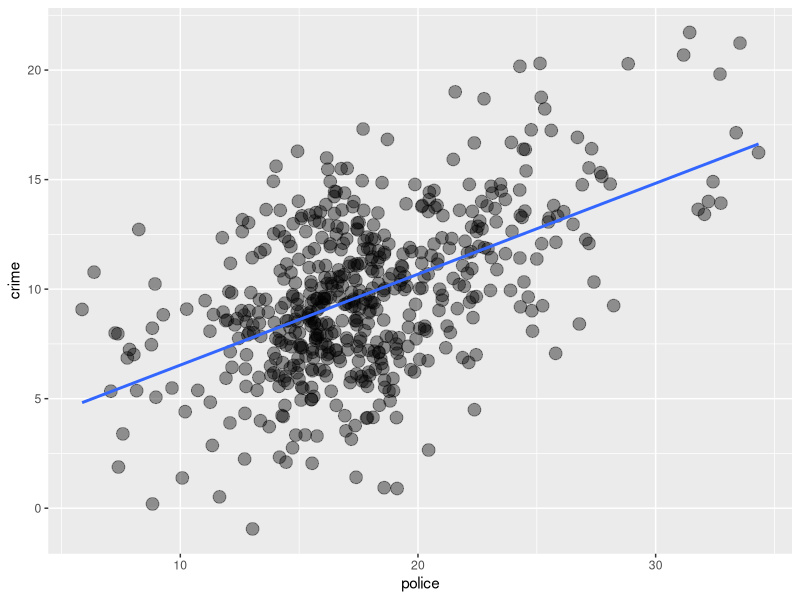
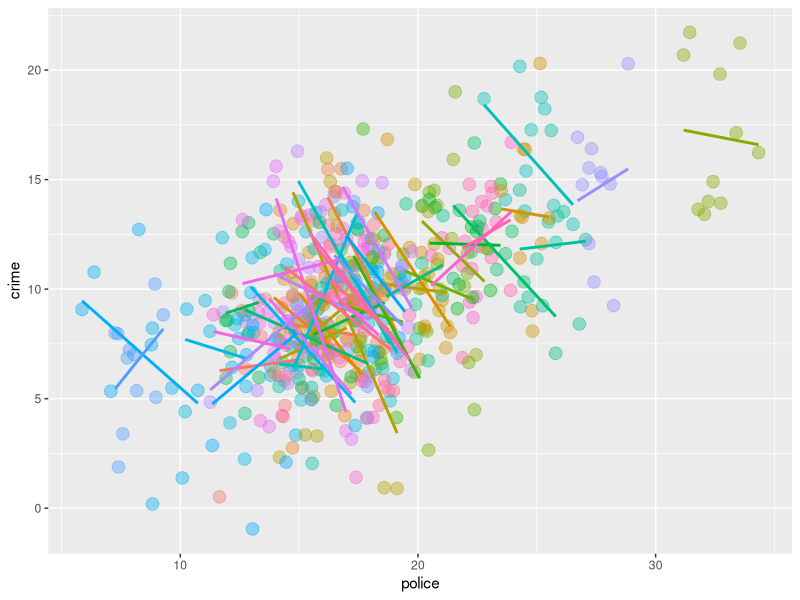
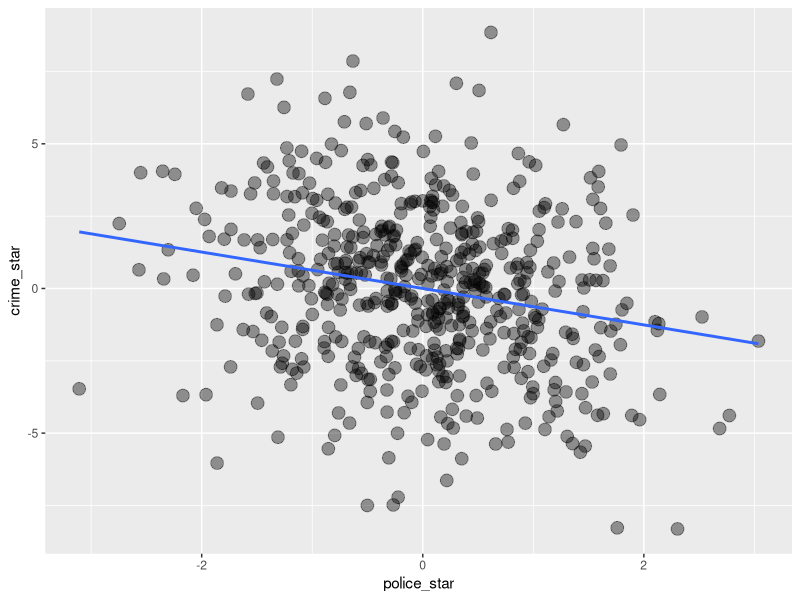
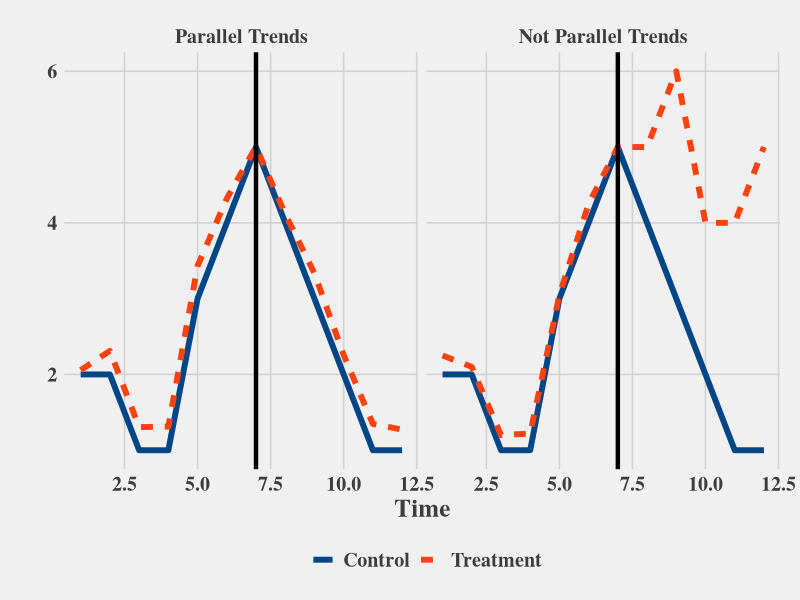

These charts were generated, in order, by the following R code:
## ---- chunk 1
knitr::opts_chunk$set(echo = T,message=F,error=F,warning = F,cache=T)
require(tidyverse)
## ---- chunk 2
expand.grid(i = c('city1','city2','city3'),
            t = 1992:1994) %>% 
  arrange(i) %>% 
  mutate(history = c(1,1,1,4,4,4,2.3,2.3,2.3),
         culture = c(3.4,3.4,3.4,10.2,10.2,10.2,9.8,9.8,9.8)) %>% 
kableExtra::kable(align = 'c')
## ---- chunk 3
expand.grid(i = c('city1','city2','city3'),
            t = 1992:1994) %>% 
  arrange(i) %>% 
  mutate(city1 = c(1,1,1,0,0,0,0,0,0),
         city2 = c(0,0,0,1,1,1,0,0,0),
         city3 = c(0,0,0,0,0,0,1,1,1)) %>% 
  kableExtra::kable(align = 'c')
## ---- chunk 4
set.seed(1234)                            # set seed to replicate
N_cities = 50                             # No. of Fake cities
city = paste0("city",1:N_cities)          # City name ID
city_effect = rnorm(N_cities,             # Baseline mean for 
                    mean = 20,sd = 5)     # each city
year = 1990:2000                          # Fake year range
D = expand.grid(city=city,year=year)      # Combine city-years
D = left_join(D,tibble(city,city_effect)) # merge data
D
## ---- chunk 5
set.seed(1234)                            # set seed to replicate
N_cities = 50                             # No. of Fake cities
city = paste0("city",1:N_cities)          # City name ID
city_effect = rnorm(N_cities,             # Baseline mean for 
                    mean = 20,sd = 5)     # each city
year = 1990:2000                          # Fake year range
D = expand.grid(city=city,year=year)      # Combine city-years
D = left_join(D,tibble(city,city_effect)) # merge data
D %>% arrange(city) #<<
## ---- chunk 6
N = nrow(D) # N obs (city-year)
x = rnorm(N,mean=D$city_effect)  # mean of x conditional on city
error = rnorm(N,mean=D$city_effect,sd=3) # mean of y conditional 
                                         # on city
true_effect <- -.5 # population effect
y = 1 + true_effect*x + error # true model

D$crime <- y; D$police <- x # create variables 
head(D)
## ---- chunk 7
ggplot(D,aes(police,crime)) +
  geom_point(alpha=.4,size=4) + 
  geom_smooth(method="lm",se=F) +
  theme(legend.position = "none")
## ---- chunk 8
ggplot(D,aes(police,crime,color=factor(city))) + #<<
  geom_point(alpha=.4,size=4) + 
  geom_smooth(method="lm",se=F) +
  theme(legend.position = "none")
## ---- chunk 9
# Remove city specific effects
D$police_star <- resid(lm(police ~ factor(city),data=D)) #<<
D$crime_star <- resid(lm(crime ~ factor(city),data=D)) #<<

ggplot(D,aes(police_star,crime_star)) +
  geom_point(alpha=.4,size=4) + 
  geom_smooth(method="lm",se=F) +
  theme(legend.position = "none")
## ---- chunk 10
broom::tidy(lm(crime~police,data=D))
## ---- chunk 11
broom::tidy(lm(crime~police + factor(city),data=D)) 
## ---- chunk 12
D %>% 
  select(city,year,crime) %>% 
  group_by(city) %>% 
  mutate(crime = round(crime,2),
         city_mean = round(mean(crime),2),
         crime_group_mean_centered = crime - mean(crime),
         crime_group_mean_centered = round(crime_group_mean_centered,2),
         crime_group_mean_centered = str_glue("{crime} - {city_mean} = {crime_group_mean_centered}")) %>% 
  kableExtra::kable(align = "c")
## ---- chunk 13
# Manually de-mean by transforming data
D <- 
  D %>% 
  group_by(city) %>% 
  mutate(crime_demeaned = crime - mean(crime),
          police_demeaned = police - mean(police)) %>% 
  ungroup

mod = lm(crime_demeaned~police_demeaned,data = D)
round(mod$coefficients,3)
## ---- chunk 14
# Use a package to do it...
plm::plm(crime~police,data=D,index="city")
## ---- chunk 15
set.seed(1234)
N = 1000
bind_rows(
  tibble(time=1:12,
         Control = c(2,2,1,1,3,4,5,4,3,2,1,1),
         Treatment = Control+runif(length(Control),0,.5),
         type="Parallel Trends"),
  tibble(time=1:12,
         Control = c(2,2,1,1,3,4,5,4,3,2,1,1),
         Treatment = c(2.25,2.1,1.2,1.22,3.05,4.25,5,5,6,4,4,5),
         type="Not Parallel Trends") 
) %>% 
  mutate(type = factor(type,level=c("Parallel Trends","Not Parallel Trends"))) %>% 
  gather(var,val,-time,-type) %>% 
  ggplot(aes(time,val,lty=var,color=var)) +
  geom_line(size=2) +
  geom_vline(xintercept = 7,size=1.5,alpha=1,color="black") +
  ggthemes::scale_color_calc() +
  ggthemes::theme_fivethirtyeight() +
  labs(color="",lty="",y="",x="Time") +
  facet_wrap(~type)  +
  theme(text=element_text(size=18,family="serif",face="bold"),
        axis.title = element_text())
